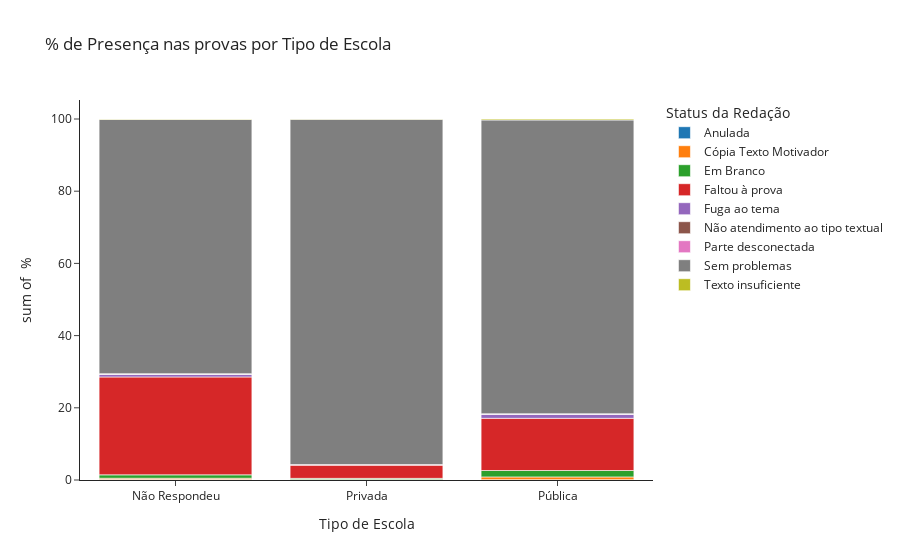

This figure's notebook cell:
### Code cell
img = pltx.histogram(df_escolas_tipo.groupby(['DES_ESCOLA','TP_STATUS_REDACAO'])['TP_ESCOLA'].count().groupby(level=0).apply(lambda x: 100 * x / float(x.sum())).reset_index(name="PERCENTUAL"), 
                     x="DES_ESCOLA", y="PERCENTUAL", color="TP_STATUS_REDACAO",
                     title="% de Presença nas provas por Tipo de Escola",
                     #Altera o tamanho do gráfico
                     #width=600, height=400,
                     labels={ # Alterar o nome original das colunas
                       "DES_ESCOLA": "Tipo de Escola",  "PERCENTUAL": " % ", "TP_STATUS_REDACAO": "Status da Redação"},
                     category_orders={ # Troca a ordem original das colunas
                       "TP_LINGUA": [1, 0]},
                     template="simple_white"
                     )
img.show()

### Figure 1 — Plotly figure (JSON) as saved in the notebook; plotly's stock layout.template omitted (floating-point values rounded to 4 significant figures)
{"data": [{"alignmentgroup": "True", "bingroup": "x", "histfunc": "sum", "hovertemplate": "Status da Redação=Anulada<br>Tipo de Escola=%{x}<br>sum of  % =%{y}<extra></extra>", "legendgroup": "Anulada", "marker": {"color": "#1F77B4", "pattern": {"shape": ""}}, "name": "Anulada", "offsetgroup": "Anulada", "orientation": "v", "showlegend": true, "type": "histogram", "x": ["Não Respondeu", "Privada", "Pública"], "xaxis": "x", "y": [0.1219, 0.02013, 0.09557], "yaxis": "y"}, {"alignmentgroup": "True", "bingroup": "x", "histfunc": "sum", "hovertemplate": "Status da Redação=Cópia Texto Motivador<br>Tipo de Escola=%{x}<br>sum of  % =%{y}<extra></extra>", "legendgroup": "Cópia Texto Motivador", "marker": {"color": "#FF7F0E", "pattern": {"shape": ""}}, "name": "Cópia Texto Motivador", "offsetgroup": "Cópia Texto Motivador", "orientation": "v", "showlegend": true, "type": "histogram", "x": ["Não Respondeu", "Privada", "Pública"], "xaxis": "x", "y": [0.3708, 0.1418, 0.7615], "yaxis": "y"}, {"alignmentgroup": "True", "bingroup": "x", "histfunc": "sum", "hovertemplate": "Status da Redação=Em Branco<br>Tipo de Escola=%{x}<br>sum of  % =%{y}<extra></extra>", "legendgroup": "Em Branco", "marker": {"color": "#2CA02C", "pattern": {"shape": ""}}, "name": "Em Branco", "offsetgroup": "Em Branco", "orientation": "v", "showlegend": true, "type": "histogram", "x": ["Não Respondeu", "Privada", "Pública"], "xaxis": "x", "y": [0.9406, 0.2955, 1.773], "yaxis": "y"}, {"alignmentgroup": "True", "bingroup": "x", "histfunc": "sum", "hovertemplate": "Status da Redação=Faltou à prova<br>Tipo de Escola=%{x}<br>sum of  % =%{y}<extra></extra>", "legendgroup": "Faltou à prova", "marker": {"color": "#D62728", "pattern": {"shape": ""}}, "name": "Faltou à prova", "offsetgroup": "Faltou à prova", "orientation": "v", "showlegend": true, "type": "histogram", "x": ["Não Respondeu", "Privada", "Pública"], "xaxis": "x", "y": [27.11, 3.685, 14.45], "yaxis": "y"}, {"alignmentgroup": "True", "bingroup": "x", "histfunc": "sum", "hovertemplate": "Status da Redação=Fuga ao tema<br>Tipo de Escola=%{x}<br>sum of  % =%{y}<extra></extra>", "legendgroup": "Fuga ao tema", "marker": {"color": "#9467BD", "pattern": {"shape": ""}}, "name": "Fuga ao tema", "offsetgroup": "Fuga ao tema", "orientation": "v", "showlegend": true, "type": "histogram", "x": ["Não Respondeu", "Privada", "Pública"], "xaxis": "x", "y": [0.7289, 0.09742, 1.119], "yaxis": "y"}, {"alignmentgroup": "True", "bingroup": "x", "histfunc": "sum", "hovertemplate": "Status da Redação=Não atendimento ao tipo textual<br>Tipo de Escola=%{x}<br>sum of  % =%{y}<extra></extra>", "legendgroup": "Não atendimento ao tipo textual", "marker": {"color": "#8C564B", "pattern": {"shape": ""}}, "name": "Não atendimento ao tipo textual", "offsetgroup": "Não atendimento ao tipo textual", "orientation": "v", "showlegend": true, "type": "histogram", "x": ["Não Respondeu", "Privada", "Pública"], "xaxis": "x", "y": [0.07902, 0.005946, 0.07368], "yaxis": "y"}, {"alignmentgroup": "True", "bingroup": "x", "histfunc": "sum", "hovertemplate": "Status da Redação=Parte desconectada<br>Tipo de Escola=%{x}<br>sum of  % =%{y}<extra></extra>", "legendgroup": "Parte desconectada", "marker": {"color": "#E377C2", "pattern": {"shape": ""}}, "name": "Parte desconectada", "offsetgroup": "Parte desconectada", "orientation": "v", "showlegend": true, "type": "histogram", "x": ["Não Respondeu", "Privada", "Pública"], "xaxis": "x", "y": [0.1036, 0.0215, 0.08467], "yaxis": "y"}, {"alignmentgroup": "True", "bingroup": "x", "histfunc": "sum", "hovertemplate": "Status da Redação=Sem problemas<br>Tipo de Escola=%{x}<br>sum of  % =%{y}<extra></extra>", "legendgroup": "Sem problemas", "marker": {"color": "#7F7F7F", "pattern": {"shape": ""}}, "name": "Sem problemas", "offsetgroup": "Sem problemas", "orientation": "v", "showlegend": true, "type": "histogram", "x": ["Não Respondeu", "Privada", "Pública"], "xaxis": "x", "y": [70.41, 95.66, 81.37], "yaxis": "y"}, {"alignmentgroup": "True", "bingroup": "x", "histfunc": "sum", "hovertemplate": "Status da Redação=Texto insuficiente<br>Tipo de Escola=%{x}<br>sum of  % =%{y}<extra></extra>", "legendgroup": "Texto insuficiente", "marker": {"color": "#BCBD22", "pattern": {"shape": ""}}, "name": "Texto insuficiente", "offsetgroup": "Texto insuficiente", "orientation": "v", "showlegend": true, "type": "histogram", "x": ["Não Respondeu", "Privada", "Pública"], "xaxis": "x", "y": [0.1405, 0.07501, 0.2659], "yaxis": "y"}], "layout": {"barmode": "relative", "legend": {"title": {"text": "Status da Redação"}, "tracegroupgap": 0}, "title": {"text": "% de Presença nas provas por Tipo de Escola"}, "xaxis": {"anchor": "y", "domain": [0, 1], "title": {"text": "Tipo de Escola"}}, "yaxis": {"anchor": "x", "domain": [0, 1], "title": {"text": "sum of  % "}}}}
